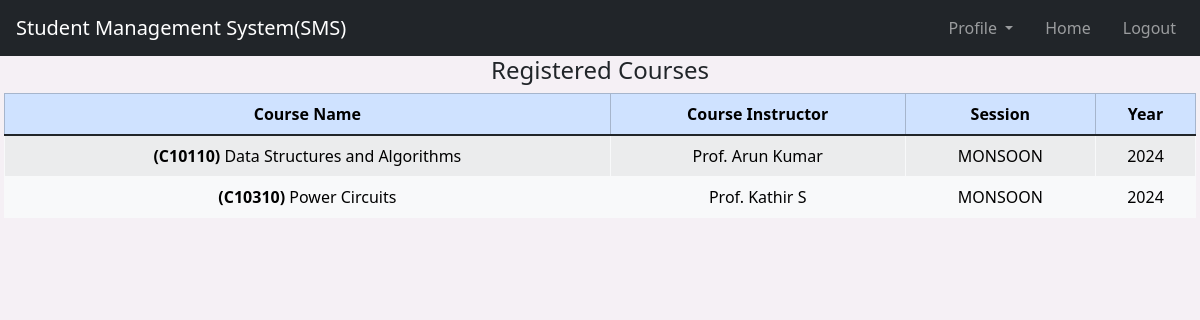
Page /student_dashboard (signed in) on the committed database.
### website/models.py (models this page shows)
class Course(db.Model):
    id = db.Column(db.Integer, primary_key=True)
    name = db.Column(db.String(100))
    dept_id = db.Column(db.String(100), db.ForeignKey('department.id'))
    session_id = db.Column(db.Integer, db.ForeignKey('session.id'))
    status_id = db.Column(db.Integer, db.ForeignKey('status.status_id'), default=0)

class Session(db.Model):
    id = db.Column(db.Integer, primary_key=True)
    session = db.Column(db.String(7), nullable=False)

class Register(db.Model):
    id = db.Column(db.Integer, primary_key=True)
    s_id = db.Column(db.Integer, db.ForeignKey('student.id'))
    c_id = db.Column(db.Integer, db.ForeignKey('course.id'))
    year = db.Column(db.Integer, CheckConstraint('year >= 2024 AND year <= 2100'))
    grade_id = db.Column(db.Integer, db.ForeignKey('grade.id'), default=1)

### website/views.py (the view)
@views.route('/student_dashboard')
@login_required
def student_dashboard():
    registrations = []
    window = {}
    count = 0
    if current_user.registration:
        window['register_window'] = "show"
    else:
        window['register_window'] = "hide"
    for record in current_user.registration:
        registration = {}
        course = Course.query.filter_by(id=record.c_id).first()
        registration['course_id'] = course.id
        registration['course_name'] = course.name
        faculty = Faculty.query.join(Instructor).filter(Instructor.c_id == record.c_id).first()
        registration['course_instructor'] = "Prof. " + faculty.first_name + " " + faculty.last_name
        registration['course_status'] = (Status.query.filter_by(status_id=course.status_id).first()).status
        registration['session'] = (Session.query.filter_by(id=course.session_id).first()).session
        registration['year'] = record.year
        if registration['course_status'] == "Completed for this Session":
            window['grading_window'] = "show"
            count += 1
            registration['grade'] = (Grade.query.filter_by(id=record.grade_id).first()).grade
        registrations.append(registration)
    if not count:
        window['grading_window'] = "hide"
    return render_template("student_dashboard.html", user=current_user,
                           dept=Department.query.filter_by(id=current_user.dept_id).first(),
                           registrations=registrations, window=window)

### website/templates/student_dashboard.html (shortened to what this page needs)
{% extends "base.html" %}
{% block content%}
{%if window.register_window == "show"%}
<h4 align="center">Registered Courses</h4>
<div class="mx-1">
<table class="table table-striped table-hover table-bordered border-light mx-auto w-90">
 <thead class="table-primary">
 <tr>
      <th class = "text-center" scope="col">Course Name</th>
      <th class = "text-center" scope="col">Course Instructor</th>
      <th class = "text-center" scope="col">Session</th>
      <th class = "text-center" scope="col">Year</th>
    </tr>
  </thead>
  <tbody class="table-group-divider">{%for registration in registrations%}
    <tr>
      <td class="text-center bg-light"><b>(C{{registration.course_id}})</b> {{registration.course_name}}</td>
      <td class="text-center bg-light">{{registration.course_instructor}}</td>
      <td class="text-center bg-light">{{registration.session}}</td>
        <td class="text-center bg-light">{{registration.year}}</td>
    </tr>{%endfor%}
  </tbody>
</table>
</div>
{%endif%}
{% endblock %}

### website/templates/base.html (style rules this page uses)
body { background-color: rgb(245,240,245); }

### rows in the picture
Course: course_id "10110", course_name "Data Structures and Algorithms"
Register: year "2024"
Course: course_id "10310", course_name "Power Circuits"
Register: year "2024"

### other values in the picture
{{ registration.course_instructor }} "Prof. Arun Kumar" "Prof. Kathir S"
{{ registration.session }} "MONSOON" "MONSOON"
